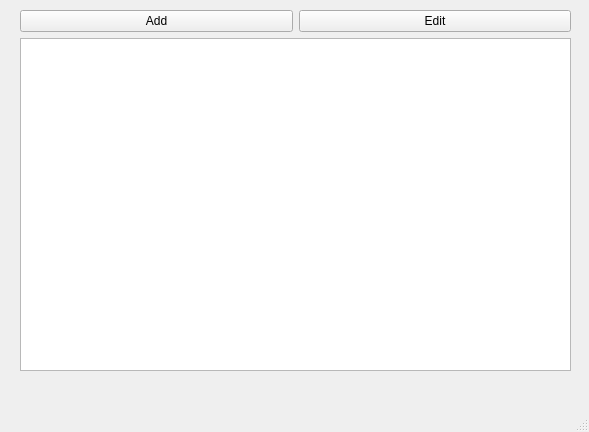
<?xml version="1.0" encoding="UTF-8"?>
<ui version="4.0">
 <class>MainWindow</class>
 <widget class="QMainWindow" name="MainWindow">
  <property name="geometry">
   <rect>
    <x>0</x>
    <y>0</y>
    <width>589</width>
    <height>432</height>
   </rect>
  </property>
  <property name="windowTitle">
   <string>MainWindow</string>
  </property>
  <widget class="QWidget" name="centralwidget">
   <widget class="QWidget" name="verticalLayoutWidget">
    <property name="geometry">
     <rect>
      <x>20</x>
      <y>10</y>
      <width>551</width>
      <height>361</height>
     </rect>
    </property>
    <layout class="QVBoxLayout" name="verticalLayout">
     <item>
      <layout class="QHBoxLayout" name="horizontalLayout">
       <item>
        <widget class="QPushButton" name="addButton">
         <property name="text">
          <string>Add</string>
         </property>
        </widget>
       </item>
       <item>
        <widget class="QPushButton" name="editButton">
         <property name="text">
          <string>Edit</string>
         </property>
        </widget>
       </item>
      </layout>
     </item>
     <item>
      <widget class="QTableWidget" name="table"/>
     </item>
    </layout>
   </widget>
  </widget>
  <widget class="QMenuBar" name="menubar">
   <property name="geometry">
    <rect>
     <x>0</x>
     <y>0</y>
     <width>589</width>
     <height>20</height>
    </rect>
   </property>
  </widget>
  <widget class="QStatusBar" name="statusbar"/>
 </widget>
 <resources/>
 <connections/>
</ui>
